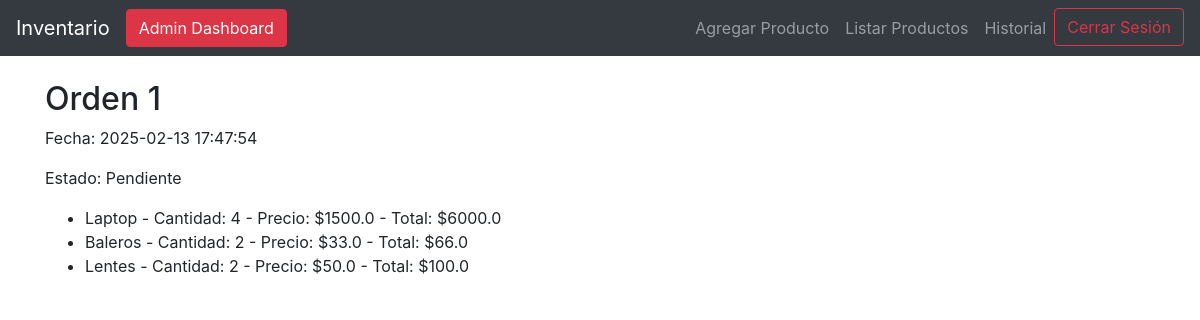
/orden/1 (signed in), run on the app's committed database.
### tables this page shows
CREATE TABLE ordenes (
               orden_id INTEGER PRIMARY KEY AUTOINCREMENT,
               usuario_id INTEGER NOT NULL,
               total REAL NOT NULL,
               fecha TIMESTAMP DEFAULT CURRENT_TIMESTAMP,
               estado TEXT DEFAULT 'pendiente',
               FOREIGN KEY (usuario_id) REFERENCES usuarios(usuario_id)
           );

CREATE TABLE detalles_orden (
               detalle_id INTEGER PRIMARY KEY AUTOINCREMENT,
               orden_id INTEGER NOT NULL,
               producto_id INTEGER NOT NULL,
               cantidad INTEGER NOT NULL,
               precio_unitario REAL NOT NULL,
               FOREIGN KEY (orden_id) REFERENCES ordenes(orden_id),
               FOREIGN KEY (producto_id) REFERENCES productos(id)
           );

CREATE TABLE productos (
            id INTEGER PRIMARY KEY AUTOINCREMENT,
            nombre TEXT UNIQUE NOT NULL,
            descripcion TEXT,
            cantidad INTEGER NOT NULL CHECK (cantidad >= 0),
            precio REAL NOT NULL CHECK (precio >= 0)
        );

### app.py (the view)
@app.route('/orden/<int:orden_id>')
@login_required
def mostrar_orden(orden_id):
    conn, cursor = connect_db()
    cursor.execute("""
        SELECT o.orden_id, o.fecha, o.estado, p.nombre, do.cantidad, do.precio_unitario
        FROM ordenes o
        JOIN detalles_orden do ON o.orden_id = do.orden_id
        JOIN productos p ON do.producto_id = p.id
        WHERE o.orden_id = ?
    """, (orden_id,))
    detalles = cursor.fetchall()
    conn.close()
    return render_template('orden.html', detalles=detalles)

### app.py (called while the page is built)
@login_manager.user_loader
def load_user(user_id):
    conn, cursor = connect_db()
    cursor.execute("SELECT usuario_id, nombre, email, rol FROM usuarios WHERE usuario_id = ?", (user_id,))
    usuario = cursor.fetchone()
    return Usuario(id=usuario[0], nombre=usuario[1], email=usuario[2], rol=usuario[3]) if usuario else None

### database.py (called while the page is built)
def connect_db():
    conn = sqlite3.connect(DB_NAME)
    cursor = conn.cursor()
    return conn, cursor

### templates/orden.html
{% extends 'base.html' %}
{% block content %}
    <h2>Orden {{ detalles[0][0] }}</h2>
    <p>Fecha: {{ detalles[0][1] }}</p>
    <p>Estado: {{ detalles[0][2] }}</p>
    <ul>
        {% for detalle in detalles %}
            <li>{{ detalle[3] }} - Cantidad: {{ detalle[4] }} - Precio: ${{ detalle[5] }} - Total: ${{ detalle[4] * detalle[5] }}</li>
        {% endfor %}
    </ul>
{% endblock %}

### data on the page
ordenes: orden_id "1", fecha "2025-02-13 17:47:54", estado "Pendiente"
detalles_orden: nombre "Laptop", cantidad "4", precio_unitario "1500.0", detalle[4]*detalle[5] "6000.0"
detalles_orden: nombre "Baleros", cantidad "2", precio_unitario "33.0", detalle[4]*detalle[5] "66.0"
detalles_orden: nombre "Lentes", cantidad "2", precio_unitario "50.0", detalle[4]*detalle[5] "100.0"
